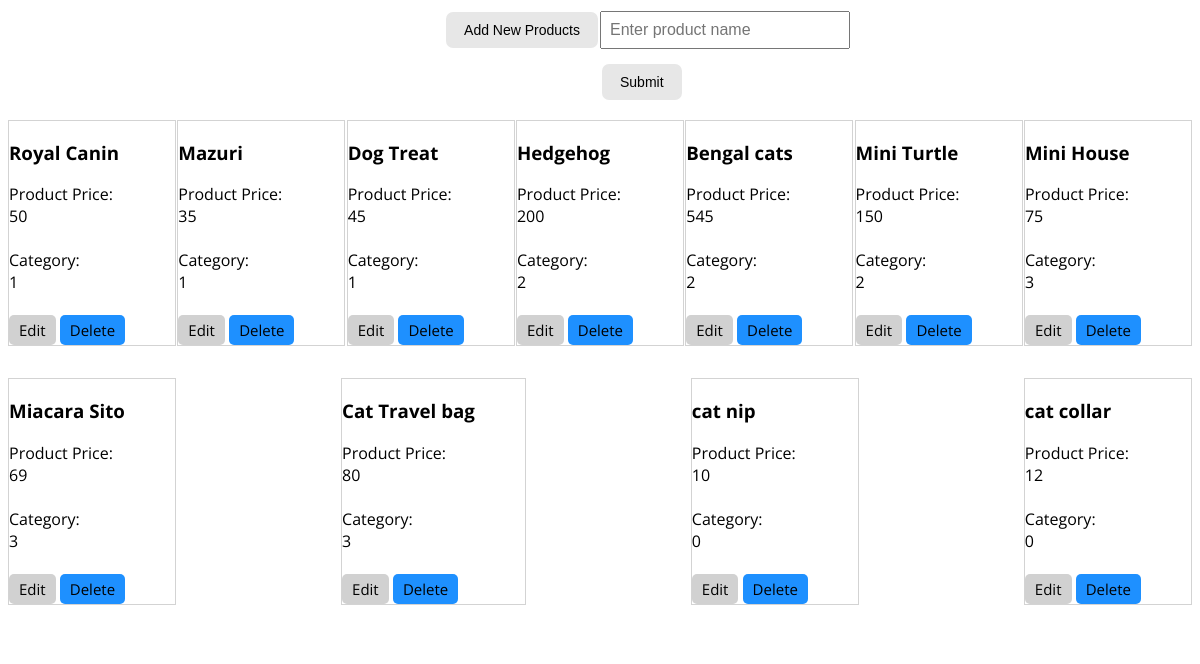
/viewproduct.php, run on the app's committed database.
### tables this page shows
CREATE TABLE IF NOT EXISTS `product_info` (
  `Id` int NOT NULL AUTO_INCREMENT,
  `Product_Name` text NOT NULL,
  `Product_Price` decimal(10,0) NOT NULL,
  `Type` int NOT NULL,
  PRIMARY KEY (`Id`)
);

### viewproduct.php (the view, shortened to what this page needs)
<html>
<head>
	<link href="viewproduct.css" rel="stylesheet">
</head>
<body>
	<div style="width:50%; float: left">
		<a href="addproduct.html"><button class="button" style="margin-bottom:10px; float: right" >Add New Products</button></a>
	</div>
<form action="">
<div class="parentbox">
	<div style="width:50%; float: left">
		<form method="post">
			<input type="text" style="width: 250px; padding: 8px; margin: 3px 0 11px 0; display: inline-block; font-size:12pt;" name="search_key" placeholder="Enter product name">
			<button class="button" name="searchBtn" type="submit">Submit</button>
		</form>
	</div>
</form>
<?php
include("addproductconn.php");
$search_key = "";
$result=mysqli_query($connection,"SELECT * FROM product_info WHERE Product_Name LIKE '%$search_key%' ORDER BY Id");
?>
<div class="parentbox">
<?php
	while($row=mysqli_fetch_array($result)){
		$data = '<div class="childbox">
		<h3>'.$row['Product_Name'].'</h3>
		Product Price:<br>'.$row['Product_Price'].'<br><br>
		Category:<br>'.$row['Type'].'<br><br>
		<a class="edit" href="editproduct.php?id='.$row['Id'].'">Edit</a>
		<a class="delete" onclick="return confirm(\'Delete '.$row['Product_Name'].' record?\');" href="deleteproduct.php?id='.$row['Id'].'">Delete</a>
		</div>
		';
		echo $data;
		}
?>
</div>
</body>
</html>

### viewproduct.css (style rules this page uses)
body { font-family: 'Open Sans', sans-serif; }
.button { background-color: #e7e7e7; color: black; border: 2px solid #e7e7e7; padding: 8px 16px; text-align: center; text-decoration: none; display: inline-block; font-size: 14px; margin: 4px 2px; transition-duration: 0.4s; cursor: pointer; border-radius:7px; }
.parentbox { display: flex; justify-content: space-between; flex-wrap: wrap; background-color: white; margin-bottom:auto; }
.childbox { padding-right:50px; border: 1px solid lightgray; display: block; justify-content:space-evenly; margin-bottom:2rem; }
a:link.edit, a:visited.edit, a:link.delete, a:visited.delete { font-size: 15px; color:black; padding: 5px 10px; text-align: center; text-decoration: none; display: inline-block; border-radius: 5px; }
a.edit { background-color: #d1d1d1; }
a.delete { background-color:dodgerblue; color: white; }

### data on the page
product_info: Product_Name "Royal Canin", Product_Price "50", Type "1"
product_info: Product_Name "Mazuri", Product_Price "35", Type "1"
product_info: Product_Name "Dog Treat", Product_Price "45", Type "1"
product_info: Product_Name "Hedgehog", Product_Price "200", Type "2"
product_info: Product_Name "Bengal cats", Product_Price "545", Type "2"
product_info: Product_Name "Mini Turtle", Product_Price "150", Type "2"
product_info: Product_Name "Mini House", Product_Price "75", Type "3"
product_info: Product_Name "Miacara Sito", Product_Price "69", Type "3"
product_info: Product_Name "Cat Travel bag", Product_Price "80", Type "3"
product_info: Product_Name "cat nip", Product_Price "10", Type "0"
product_info: Product_Name "cat collar", Product_Price "12", Type "0"
